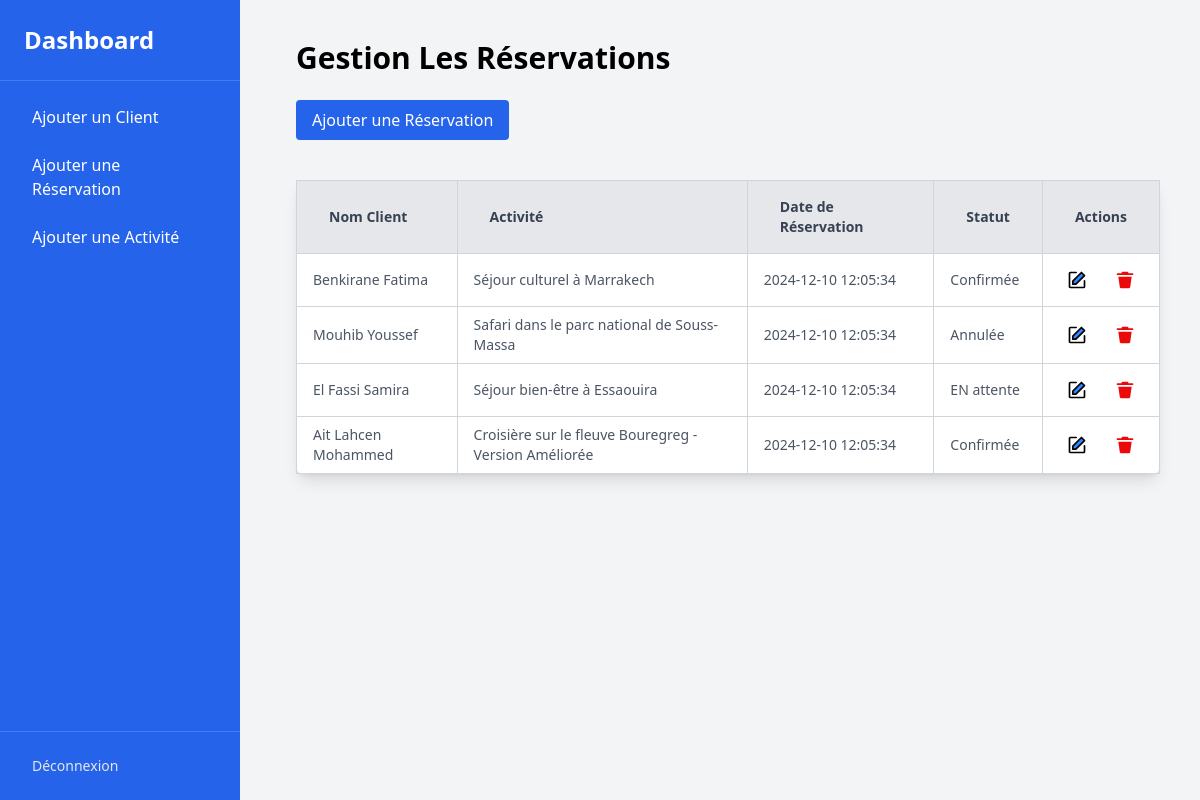
The app's page /reservation.php with its own data.
### tables this page shows
CREATE TABLE reservation (
    id_reservation INT AUTO_INCREMENT PRIMARY KEY,
    id_client INT,
    id_activite INT,
    date_reservation TIMESTAMP DEFAULT CURRENT_TIMESTAMP,
    statut ENUM('EN attente', 'Confirmée', 'Annulée'),
    FOREIGN KEY (id_client) REFERENCES client (id_client) ON DELETE CASCADE ,
    FOREIGN KEY (id_activite) REFERENCES activite (id_activite) 
);

CREATE TABLE activite (
    id_activite INT AUTO_INCREMENT PRIMARY KEY,
    titre VARCHAR(150),
    description TEXT,
    destination VARCHAR(100),
    prix DECIMAL(10, 2) NOT NULL,
    date_debut DATE,
    date_fin DATE,
    places_disponsibles INT NOT NULL
);

### reservation.php (the view, shortened to what this page needs)
<?php
function fetchReservation() {
    include 'connexion.php';
    $sql = "SELECT reservation.id_reservation, CONCAT(client.nom, ' ', client.prenom) AS nom_complet, activite.titre, reservation.date_reservation, reservation.statut
            FROM reservation
            JOIN client ON reservation.id_client = client.id_client
            JOIN activite ON reservation.id_activite = activite.id_activite";
    $result = mysqli_query($con, $sql);
    if ($result) {
        while ($row = mysqli_fetch_assoc($result)) {
            echo "<tr>
                    <td class='border border-gray-300 px-4 py-2'>{$row['nom_complet']}</td>
                    <td class='border border-gray-300 px-4 py-2'>{$row['titre']}</td>
                    <td class='border border-gray-300 px-4 py-2'>{$row['date_reservation']}</td>
                    <td class='border border-gray-300 px-4 py-2'>{$row['statut']}</td>
                    <td class='border border-gray-300 px-4 py-2'>
                        <div class='flex space-x-3'>
                            <button class='bg-transparent text-yellow-500 p-2 rounded-full hover:bg-yellow-100'>
                            </button>
                            <button class='bg-transparent text-red-500 p-2 rounded-full hover:bg-red-100'>
                            </button>
                        </div>
                    </td>
                </tr>";
        }
    }
}
?>
<!DOCTYPE html>
<html lang="en">
<head>
    <script src="https://cdn.tailwindcss.com"></script>
</head>
<body class="bg-gray-100 flex ">
    <div class="flex h-screen gap-4">
        <div class="sidebar sidebar-visible w-32 bg-blue-600 text-white flex flex-col md:w-1/5 h-full">
            <div class="p-6 text-2xl font-bold border-b border-blue-500">Dashboard</div>
            <nav class="flex-1 p-4 space-y-2">
                <a href="client.php" class="block py-2 px-4 rounded hover:bg-blue-700">Ajouter un Client</a>
                <a href="reservation.php" class="block py-2 px-4 rounded hover:bg-blue-700">Ajouter une Réservation</a>
                <a href="activity.php" class="block py-2 px-4 rounded hover:bg-blue-700 sm:text-xs md:text-base">Ajouter une Activité</a>
            </nav>
            <div class="p-4 border-t border-blue-500">
                <a href="index.php" class="block py-2 px-4 text-sm text-gray-200 hover:text-white">Déconnexion</a>
            </div>
        </div>
        <div class="flex-1 p-10 overflow-y-auto h-full">
            <h1 class="text-3xl font-bold mb-6">Gestion Les Réservations</h1>
            <button id="addClientBtn" class="bg-blue-600 text-white py-2 px-4 rounded hover:bg-blue-700">Ajouter une Réservation</button>
            <div class="mt-10">
                <table class="w-full max-w-screen-xl mx-auto border border-gray-300 bg-white shadow-lg rounded-lg">
                    <thead>
                        <tr class="bg-gray-200 text-left text-sm font-semibold text-gray-700">
                            <th class="border border-gray-300 px-8 py-4">Nom Client</th>
                            <th class="border border-gray-300 px-8 py-4">Activité</th>
                            <th class="border border-gray-300 px-8 py-4">Date de Réservation</th>
                            <th class="border border-gray-300 px-8 py-4">Statut</th>
                            <th class="border border-gray-300 px-8 py-4">Actions</th>
                        </tr>
                    </thead>
                    <tbody id="clientTable" class="text-gray-600 text-sm divide-y divide-gray-300">
                        <?php fetchReservation(); ?>
                    </tbody>
                </table>
            </div>
        </div>
    </div>
</body>
</html>

### reservation.php (style rules this page uses)
.sidebar-visible { transform: translateX(0); transition: transform 0.3s ease-in-out; }

### records on screen
reservation: nom_complet "Benkirane Fatima", id_activite.titre "Séjour culturel à Marrakech", date_reservation "2024-12-10 12:05:34", statut "Confirmée"
reservation: nom_complet "Mouhib Youssef", id_activite.titre "Safari dans le parc national de Souss-Massa", date_reservation "2024-12-10 12:05:34", statut "Annulée"
reservation: nom_complet "El Fassi Samira", id_activite.titre "Séjour bien-être à Essaouira", date_reservation "2024-12-10 12:05:34", statut "EN attente"
reservation: nom_complet "Ait Lahcen Mohammed", id_activite.titre "Croisière sur le fleuve Bouregreg - Version Améliorée", date_reservation "2024-12-10 12:05:34", statut "Confirmée"
